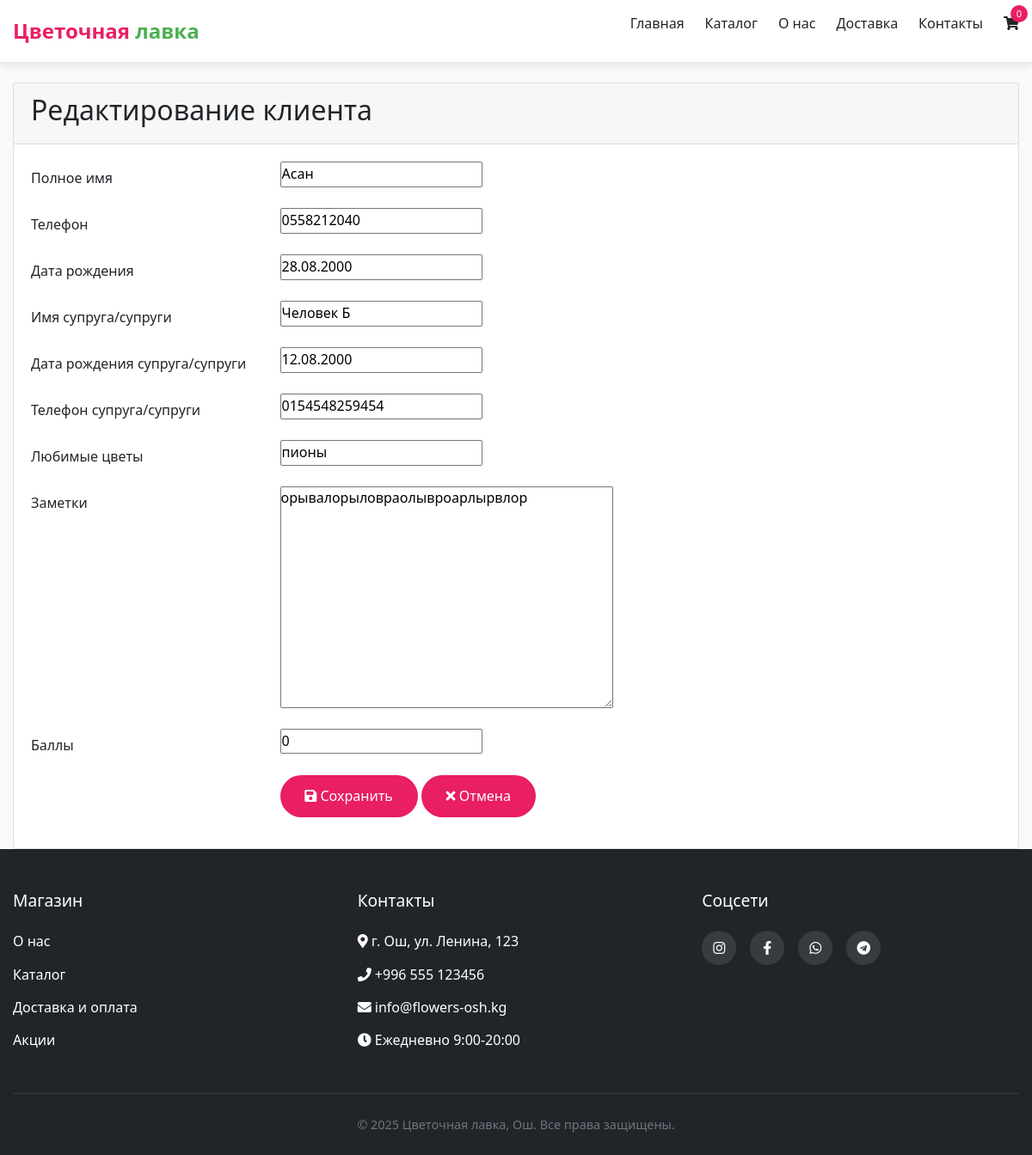
The page /customer-edit/3/ on the database its author committed.
### core/models.py (models this page shows, shortened)
class Customer(models.Model):
    full_name = models.CharField(max_length=100, verbose_name="Полное имя")
    phone = models.CharField(max_length=20, verbose_name="Телефон",)
    birthday = models.DateField(
        null=True,
        blank=True,
        verbose_name="Дата рождения"
    )
    spouse_name = models.CharField(
        max_length=100,
        blank=True,
        verbose_name="Имя супруга/супруги (жена или муж)"
    )
    spouse_birthday = models.DateField(
        null=True,
        blank=True,
        verbose_name="Дата рождения супруга/супруги"
    )
    spouse_phone = models.CharField(max_length=20, verbose_name="Телефон супруга/супруги", blank=True)
    favorite_flowers = models.CharField(
        max_length=200,
        blank=True,
        verbose_name="Любимые цветы"
    )
    notes = models.TextField(blank=True, verbose_name="Заметки")
    point = models.PositiveIntegerField(
        default=0,
        validators=[MinValueValidator(0)],
        verbose_name="Баллы"
    )
    class Meta:
        verbose_name = "Клиент"
        verbose_name_plural = "Клиенты"
        ordering = ['-id']

### core/views.py (the view)
# urls.py: path('customer-edit/<int:pk>/', views.CustomerUpdateView.as_view(), name='customer-edit'),
class CustomerUpdateView(UpdateView):
    model = Customer
    template_name = 'customers/customer_form.html'
    fields = [
        'full_name', 'phone', 'birthday',
        'spouse_name', 'spouse_birthday', 'spouse_phone',
        'favorite_flowers', 'notes', 'point'
    ]
    success_url = reverse_lazy('customer-list')

### core/templates/customers/customer_form.html (shortened to what this page needs)
{% extends 'base.html' %}
{% block content %}
<div class="container mt-4">
    <div class="card">
        <div class="card-header">
            <h2>{% if object %}Редактирование клиента{% else %}Добавление клиента{% endif %}</h2>
        </div>
        <div class="card-body">
            <form method="post">
                <div class="form-group row">
                    <label class="col-sm-3 col-form-label">Полное имя</label>
                    <div class="col-sm-9">
                        {{ form.full_name }}
                    </div>
                </div>
                <div class="form-group row">
                    <label class="col-sm-3 col-form-label">Телефон</label>
                    <div class="col-sm-9">
                        {{ form.phone }}
                    </div>
                </div>
                <div class="form-group row">
                    <label class="col-sm-3 col-form-label">Дата рождения</label>
                    <div class="col-sm-9">
                        {{ form.birthday }}
                    </div>
                </div>
                <div class="form-group row">
                    <label class="col-sm-3 col-form-label">Имя супруга/супруги</label>
                    <div class="col-sm-9">
                        {{ form.spouse_name }}
                    </div>
                </div>
                <div class="form-group row">
                    <label class="col-sm-3 col-form-label">Дата рождения супруга/супруги</label>
                    <div class="col-sm-9">
                        {{ form.spouse_birthday }}
                    </div>
                </div>
                <div class="form-group row">
                    <label class="col-sm-3 col-form-label">Телефон супруга/супруги</label>
                    <div class="col-sm-9">
                        {{ form.spouse_phone }}
                    </div>
                </div>
                <div class="form-group row">
                    <label class="col-sm-3 col-form-label">Любимые цветы</label>
                    <div class="col-sm-9">
                        {{ form.favorite_flowers }}
                    </div>
                </div>
                <div class="form-group row">
                    <label class="col-sm-3 col-form-label">Заметки</label>
                    <div class="col-sm-9">
                        {{ form.notes }}
                    </div>
                </div>
                <div class="form-group row">
                    <label class="col-sm-3 col-form-label">Баллы</label>
                    <div class="col-sm-9">
                        {{ form.point }}
                    </div>
                </div>
                <div class="form-group row">
                    <div class="col-sm-9 offset-sm-3">
                        <button type="submit" class="btn btn-primary">
                            <i class="fas fa-save"></i> Сохранить
                        </button>
                        <a href="{% url 'customer-list' %}" class="btn btn-secondary">
                            <i class="fas fa-times"></i> Отмена
                        </a>
                    </div>
                </div>
            </form>
        </div>
    </div>
</div>
{% endblock %}

### core/templates/base.html (style rules this page uses)
:root { --primary-color: #e91e63; --primary-dark: #c2185b; --secondary-color: #4caf50; --light-color: #f8f9fa; --dark-color: #212529; --gray-color: #6c757d; --white: #ffffff; --box-shadow: 0 3px 10px rgba(0,0,0,0.1); --transition: all 0.3s ease; }
* { margin: 0; padding: 0; box-sizing: border-box; }
body { font-family: 'Segoe UI', Tahoma, Geneva, Verdana, sans-serif; line-height: 1.6; color: var(--dark-color); background-color: var(--light-color); }
a { text-decoration: none; color: inherit; }
.container { width: 100%; max-width: 1200px; margin: 0 auto; padding: 0 15px; }
.btn { display: inline-block; background-color: var(--primary-color); color: var(--white); padding: 0.8rem 1.8rem; border-radius: 30px; font-weight: 500; transition: var(--transition); border: none; cursor: pointer; text-align: center; }

### rows shown on the page
Customer: full_name "Асан", phone "0558212040", birthday "28.08.2000", spouse_name "Человек Б", spouse_birthday "12.08.2000", spouse_phone "0154548259454", favorite_flowers "пионы", notes "орывалорыловраолывроарлырвлор", point "0"

### other values the page prints
{{ request.session.cart_items_count|default:0 }} "0"
